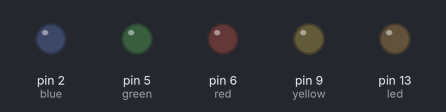
Simulated run of this sketch. Board: Arduino Uno, built with avr-gcc and run on an emulated ATmega328P. Parts: output pins drawn as LEDs (lit = HIGH).

Above: at 0.1 s.
At 4.1 s:
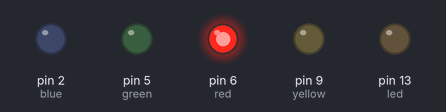
At 9.1 s:
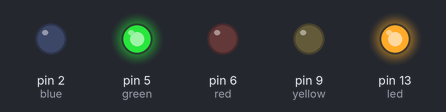
At 19.1 s:
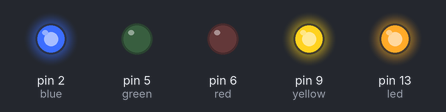
At 29.1 s:
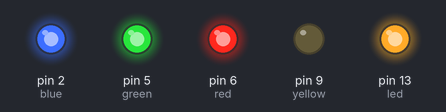
At 39.1 s:
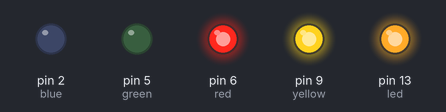
Timing chart, 0 to 40.0 s (numbered marks = the images above):
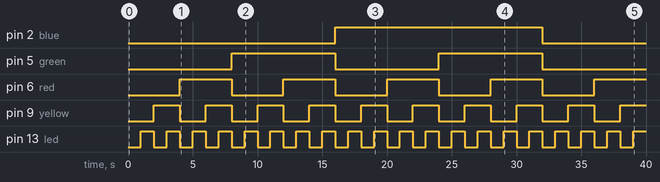

The sketch:

2x4.ino
```cpp
int led = 13;
int red = 6;
int yellow = 9;
int green = 5;
int blue = 2;
int ledState = LOW;
int redState = LOW;
int yellowState = LOW;
int greenState = LOW;
int blueState = LOW;
unsigned long now;
unsigned long red_previous_time = 0;
unsigned long yellow_previous_time = 0;
unsigned long green_previous_time = 0;
unsigned long blue_previous_time = 0;
unsigned long previous_time = 0;


void setup()
{
  pinMode(led,OUTPUT);
  pinMode(red,OUTPUT);
  pinMode(yellow,OUTPUT);
  pinMode(green,OUTPUT);
  pinMode(blue,OUTPUT);
  Serial.begin(9600);
}

void led_blink(int time)
{
  if (now - previous_time >= time)
  {
    ledState = !ledState;
    digitalWrite(led, ledState);
    previous_time = now;
  }

}

void yellow_blink(int time)
{
  if (now - yellow_previous_time >= time)
  {
    yellowState = !yellowState;
    digitalWrite(yellow, yellowState);
    yellow_previous_time = now;
  }

}

void red_blink(int time)
{
  if (now - red_previous_time >= time)
  {
    redState = !redState;
    digitalWrite(red, redState);
    red_previous_time = now;
  }

}

void green_blink(int time)
{
  if (now - green_previous_time >= time)
  {
    greenState = !greenState;
    digitalWrite(green, greenState);
    green_previous_time = now;
  }

}

void blue_blink(int time)
{
  if (now - blue_previous_time >= time)
  {
    blueState = !blueState;
    digitalWrite(blue, blueState);
    blue_previous_time = now;
  }

}


void loop()
{
  now = millis();
  led_blink(1000);
  yellow_blink(2000);
  red_blink(4000);
  green_blink(8000);
  blue_blink(16000);
}
```

Measured:
- by itself, pin 2 (blue): LOW → HIGH at 16.0 s, → LOW 16.0 s later
- by itself, pin 5 (green): alternates HIGH for 8.0 s and LOW for 8.0 s
- by itself, pin 6 (red): alternates HIGH for 4.0 s and LOW for 4.0 s
- by itself, pin 9 (yellow): alternates HIGH for 2.0 s and LOW for 2.0 s
- by itself, pin 13 (led): alternates HIGH for 1.0 s and LOW for 1.0 s
